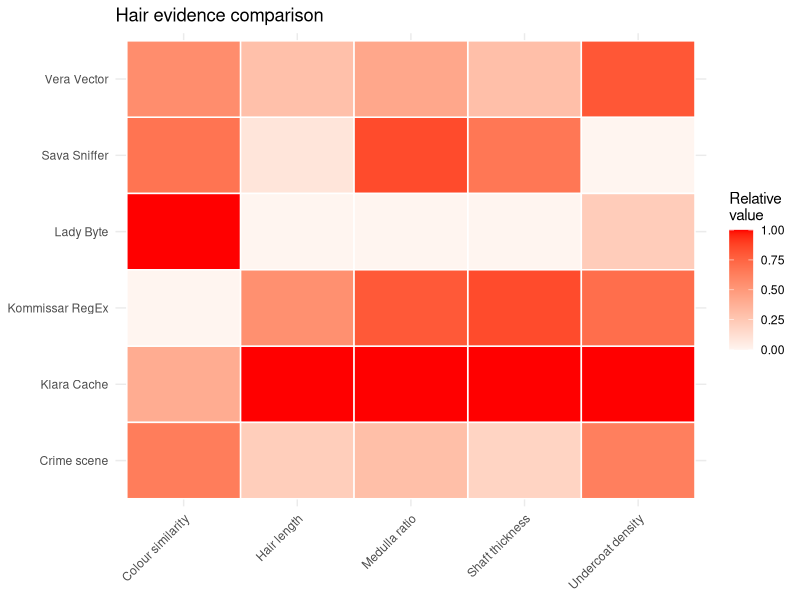
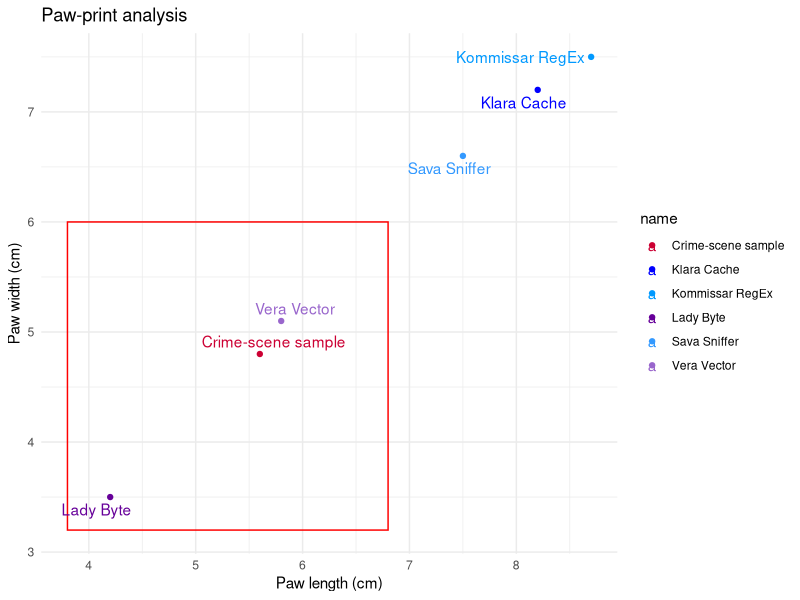
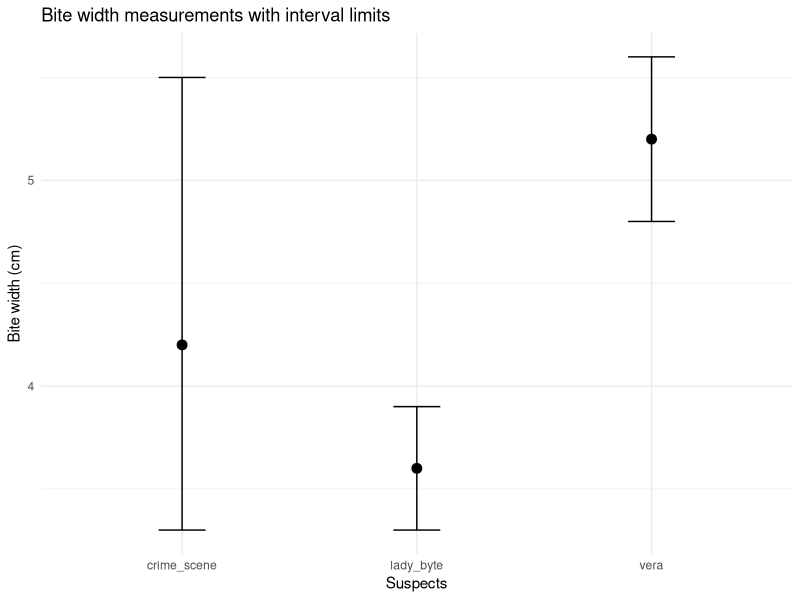

These figures' R source, in order:
## ---- chunk 1
#| output: false
# Loading the data
data <- read.csv("dog_database_expanded.csv")
#str(data)
#colnames(data)
## ---- chunk 2
#| output: false
# Loading libraries
library(ggplot2)
library(ggrepel)
library(tidyverse)
## ---- chunk 3
#| label: fig-hairheatmap
#| fig-cap: "Hair features of the dogs."
#| warning: false

# Hair-feature heatmap
crime_scene <- data %>% filter(record_type == "crime_scene")
all_dogs <- data %>% filter(record_type == "suspect_reference")

heat_data <- bind_rows(all_dogs, crime_scene) %>%
  mutate(name = ifelse(record_type == "crime_scene", "Crime scene", name)) %>%
  select(name,
         `Hair length` = hair_length_cm,
         `Shaft thickness` = hair_diameter_um,
         `Undercoat density` = hair_undercoat_score_0_1,
         `Colour similarity` = hair_lightness_0_1,
         `Medulla ratio` = hair_medulla_ratio) %>%
  pivot_longer(-name, names_to = "feature", values_to = "value") %>%
  group_by(feature) %>%
  mutate(scaled = (value - min(value)) / (max(value) - min(value))) %>%
  ungroup()

ggplot(heat_data, aes(x = feature, y = name, fill = scaled)) +
  geom_tile(color = "white", linewidth = 0.5) +
  scale_fill_gradient(low = "#fff5f0", high = "red", limits = c(0, 1)) +
  labs(x = NULL, y = NULL, fill = "Relative\nvalue", title = "Hair evidence comparison") +
  theme_minimal() +
  theme(
    panel.background = element_rect(fill = "white", color = NA),
    plot.background  = element_rect(fill = "white", color = NA),
    axis.text.x = element_text(angle = 45, hjust = 1)
  )
## ---- chunk 4
#| label: fig-pawprints
#| fig-cap: "Paw-print sizes of the dogs."
#| warning: false


# Paw-print scatterplot
crime_scene <- data %>% filter(record_type == "crime_scene")

ggplot(data, aes(paw_length_cm, paw_width_cm, label = name, color = name)) +
  geom_rect(
    data = crime_scene,
    aes(xmin = paw_length_lower_cm, xmax = paw_length_upper_cm,
        ymin = paw_width_lower_cm, ymax = paw_width_upper_cm),
    inherit.aes = FALSE,
    fill = NA, color = "red", linewidth = 0.5
  ) +
  geom_point() +
  geom_text_repel() +
  scale_color_manual(values = c("Sava Sniffer" = "#3399FF", "Klara Cache" = "#0000FF",
                               "Lady Byte" = "#660099", "Kommissar RegEx" = "#0099FF",
                               "Vera Vector" = "#9966CC", "Crime-scene sample" = "#CC0033")) +
  labs(x = "Paw length (cm)", y = "Paw width (cm)", title = "Paw-print analysis") +
  theme_minimal() +
  theme(
    panel.background = element_rect(fill = "white", color = NA),
    plot.background  = element_rect(fill = "white", color = NA)
  )
## ---- chunk 5
#| label: fig-bitemarks
#| fig-cap: "Bite marks of the dogs."
#| warning: false

selected_data <- data[data$id %in% c("lady_byte", "vera", "crime_scene"), ]

# Bite-mark interval plot
# geom_errorbarh() or geom_pointrange() 
ggplot(selected_data, aes(x = id, y = bite_width_cm)) +
  geom_point(size = 3) +                  # shows the measurement itself
  geom_errorbar(
    aes(ymin = bite_width_lower_cm, ymax = bite_width_upper_cm),
    width = 0.2,
    na.rm = FALSE
  ) +
  labs(
    x = "Suspects",
    y = "Bite width (cm)",
    title = "Bite width measurements with interval limits"
  ) +
  theme_minimal()
